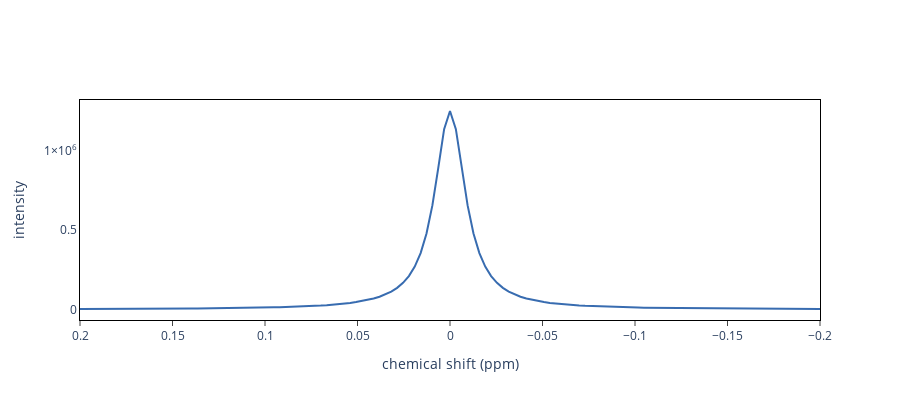

The cell this chart's notebook holds for it:
### Markdown cell above
To view the spectrum, use the plot() method with exp=True.

### Code cell
fig = sp.plot(exp=True)
fig.update_layout(autosize=False, width=900, height=400)
fig.show()
